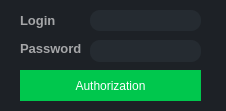
<?xml version="1.0" encoding="UTF-8"?>
<ui version="4.0">
 <class>MainWindow</class>
 <widget class="QMainWindow" name="MainWindow">
  <property name="geometry">
   <rect>
    <x>0</x>
    <y>0</y>
    <width>226</width>
    <height>111</height>
   </rect>
  </property>
  <property name="palette">
   <palette>
    <active>
     <colorrole role="WindowText">
      <brush brushstyle="SolidPattern">
       <color alpha="255">
        <red>0</red>
        <green>0</green>
        <blue>0</blue>
       </color>
      </brush>
     </colorrole>
     <colorrole role="Button">
      <brush brushstyle="SolidPattern">
       <color alpha="255">
        <red>255</red>
        <green>255</green>
        <blue>255</blue>
       </color>
      </brush>
     </colorrole>
     <colorrole role="Light">
      <brush brushstyle="SolidPattern">
       <color alpha="255">
        <red>255</red>
        <green>255</green>
        <blue>255</blue>
       </color>
      </brush>
     </colorrole>
     <colorrole role="Midlight">
      <brush brushstyle="SolidPattern">
       <color alpha="255">
        <red>255</red>
        <green>255</green>
        <blue>255</blue>
       </color>
      </brush>
     </colorrole>
     <colorrole role="Dark">
      <brush brushstyle="SolidPattern">
       <color alpha="255">
        <red>127</red>
        <green>127</green>
        <blue>127</blue>
       </color>
      </brush>
     </colorrole>
     <colorrole role="Mid">
      <brush brushstyle="SolidPattern">
       <color alpha="255">
        <red>170</red>
        <green>170</green>
        <blue>170</blue>
       </color>
      </brush>
     </colorrole>
     <colorrole role="Text">
      <brush brushstyle="SolidPattern">
       <color alpha="255">
        <red>0</red>
        <green>0</green>
        <blue>0</blue>
       </color>
      </brush>
     </colorrole>
     <colorrole role="BrightText">
      <brush brushstyle="SolidPattern">
       <color alpha="255">
        <red>255</red>
        <green>255</green>
        <blue>255</blue>
       </color>
      </brush>
     </colorrole>
     <colorrole role="ButtonText">
      <brush brushstyle="SolidPattern">
       <color alpha="255">
        <red>0</red>
        <green>0</green>
        <blue>0</blue>
       </color>
      </brush>
     </colorrole>
     <colorrole role="Base">
      <brush brushstyle="SolidPattern">
       <color alpha="255">
        <red>255</red>
        <green>255</green>
        <blue>255</blue>
       </color>
      </brush>
     </colorrole>
     <colorrole role="Window">
      <brush brushstyle="SolidPattern">
       <color alpha="255">
        <red>255</red>
        <green>255</green>
        <blue>255</blue>
       </color>
      </brush>
     </colorrole>
     <colorrole role="Shadow">
      <brush brushstyle="SolidPattern">
       <color alpha="255">
        <red>0</red>
        <green>0</green>
        <blue>0</blue>
       </color>
      </brush>
     </colorrole>
     <colorrole role="AlternateBase">
      <brush brushstyle="SolidPattern">
       <color alpha="255">
        <red>255</red>
        <green>255</green>
        <blue>255</blue>
       </color>
      </brush>
     </colorrole>
     <colorrole role="ToolTipBase">
      <brush brushstyle="SolidPattern">
       <color alpha="255">
        <red>255</red>
        <green>255</green>
        <blue>220</blue>
       </color>
      </brush>
     </colorrole>
     <colorrole role="ToolTipText">
      <brush brushstyle="SolidPattern">
       <color alpha="255">
        <red>0</red>
        <green>0</green>
        <blue>0</blue>
       </color>
      </brush>
     </colorrole>
    </active>
    <inactive>
     <colorrole role="WindowText">
      <brush brushstyle="SolidPattern">
       <color alpha="255">
        <red>0</red>
        <green>0</green>
        <blue>0</blue>
       </color>
      </brush>
     </colorrole>
     <colorrole role="Button">
      <brush brushstyle="SolidPattern">
       <color alpha="255">
        <red>255</red>
        <green>255</green>
        <blue>255</blue>
       </color>
      </brush>
     </colorrole>
     <colorrole role="Light">
      <brush brushstyle="SolidPattern">
       <color alpha="255">
        <red>255</red>
        <green>255</green>
        <blue>255</blue>
       </color>
      </brush>
     </colorrole>
     <colorrole role="Midlight">
      <brush brushstyle="SolidPattern">
       <color alpha="255">
        <red>255</red>
        <green>255</green>
        <blue>255</blue>
       </color>
      </brush>
     </colorrole>
     <colorrole role="Dark">
      <brush brushstyle="SolidPattern">
       <color alpha="255">
        <red>127</red>
        <green>127</green>
        <blue>127</blue>
       </color>
      </brush>
     </colorrole>
     <colorrole role="Mid">
      <brush brushstyle="SolidPattern">
       <color alpha="255">
        <red>170</red>
        <green>170</green>
        <blue>170</blue>
       </color>
      </brush>
     </colorrole>
     <colorrole role="Text">
      <brush brushstyle="SolidPattern">
       <color alpha="255">
        <red>0</red>
        <green>0</green>
        <blue>0</blue>
       </color>
      </brush>
     </colorrole>
     <colorrole role="BrightText">
      <brush brushstyle="SolidPattern">
       <color alpha="255">
        <red>255</red>
        <green>255</green>
        <blue>255</blue>
       </color>
      </brush>
     </colorrole>
     <colorrole role="ButtonText">
      <brush brushstyle="SolidPattern">
       <color alpha="255">
        <red>0</red>
        <green>0</green>
        <blue>0</blue>
       </color>
      </brush>
     </colorrole>
     <colorrole role="Base">
      <brush brushstyle="SolidPattern">
       <color alpha="255">
        <red>255</red>
        <green>255</green>
        <blue>255</blue>
       </color>
      </brush>
     </colorrole>
     <colorrole role="Window">
      <brush brushstyle="SolidPattern">
       <color alpha="255">
        <red>255</red>
        <green>255</green>
        <blue>255</blue>
       </color>
      </brush>
     </colorrole>
     <colorrole role="Shadow">
      <brush brushstyle="SolidPattern">
       <color alpha="255">
        <red>0</red>
        <green>0</green>
        <blue>0</blue>
       </color>
      </brush>
     </colorrole>
     <colorrole role="AlternateBase">
      <brush brushstyle="SolidPattern">
       <color alpha="255">
        <red>255</red>
        <green>255</green>
        <blue>255</blue>
       </color>
      </brush>
     </colorrole>
     <colorrole role="ToolTipBase">
      <brush brushstyle="SolidPattern">
       <color alpha="255">
        <red>255</red>
        <green>255</green>
        <blue>220</blue>
       </color>
      </brush>
     </colorrole>
     <colorrole role="ToolTipText">
      <brush brushstyle="SolidPattern">
       <color alpha="255">
        <red>0</red>
        <green>0</green>
        <blue>0</blue>
       </color>
      </brush>
     </colorrole>
    </inactive>
    <disabled>
     <colorrole role="WindowText">
      <brush brushstyle="SolidPattern">
       <color alpha="255">
        <red>127</red>
        <green>127</green>
        <blue>127</blue>
       </color>
      </brush>
     </colorrole>
     <colorrole role="Button">
      <brush brushstyle="SolidPattern">
       <color alpha="255">
        <red>255</red>
        <green>255</green>
        <blue>255</blue>
       </color>
      </brush>
     </colorrole>
     <colorrole role="Light">
      <brush brushstyle="SolidPattern">
       <color alpha="255">
        <red>255</red>
        <green>255</green>
        <blue>255</blue>
       </color>
      </brush>
     </colorrole>
     <colorrole role="Midlight">
      <brush brushstyle="SolidPattern">
       <color alpha="255">
        <red>255</red>
        <green>255</green>
        <blue>255</blue>
       </color>
      </brush>
     </colorrole>
     <colorrole role="Dark">
      <brush brushstyle="SolidPattern">
       <color alpha="255">
        <red>127</red>
        <green>127</green>
        <blue>127</blue>
       </color>
      </brush>
     </colorrole>
     <colorrole role="Mid">
      <brush brushstyle="SolidPattern">
       <color alpha="255">
        <red>170</red>
        <green>170</green>
        <blue>170</blue>
       </color>
      </brush>
     </colorrole>
     <colorrole role="Text">
      <brush brushstyle="SolidPattern">
       <color alpha="255">
        <red>127</red>
        <green>127</green>
        <blue>127</blue>
       </color>
      </brush>
     </colorrole>
     <colorrole role="BrightText">
      <brush brushstyle="SolidPattern">
       <color alpha="255">
        <red>255</red>
        <green>255</green>
        <blue>255</blue>
       </color>
      </brush>
     </colorrole>
     <colorrole role="ButtonText">
      <brush brushstyle="SolidPattern">
       <color alpha="255">
        <red>127</red>
        <green>127</green>
        <blue>127</blue>
       </color>
      </brush>
     </colorrole>
     <colorrole role="Base">
      <brush brushstyle="SolidPattern">
       <color alpha="255">
        <red>255</red>
        <green>255</green>
        <blue>255</blue>
       </color>
      </brush>
     </colorrole>
     <colorrole role="Window">
      <brush brushstyle="SolidPattern">
       <color alpha="255">
        <red>255</red>
        <green>255</green>
        <blue>255</blue>
       </color>
      </brush>
     </colorrole>
     <colorrole role="Shadow">
      <brush brushstyle="SolidPattern">
       <color alpha="255">
        <red>0</red>
        <green>0</green>
        <blue>0</blue>
       </color>
      </brush>
     </colorrole>
     <colorrole role="AlternateBase">
      <brush brushstyle="SolidPattern">
       <color alpha="255">
        <red>255</red>
        <green>255</green>
        <blue>255</blue>
       </color>
      </brush>
     </colorrole>
     <colorrole role="ToolTipBase">
      <brush brushstyle="SolidPattern">
       <color alpha="255">
        <red>255</red>
        <green>255</green>
        <blue>220</blue>
       </color>
      </brush>
     </colorrole>
     <colorrole role="ToolTipText">
      <brush brushstyle="SolidPattern">
       <color alpha="255">
        <red>0</red>
        <green>0</green>
        <blue>0</blue>
       </color>
      </brush>
     </colorrole>
    </disabled>
   </palette>
  </property>
  <property name="windowTitle">
   <string>Authorization</string>
  </property>
  <widget class="QWidget" name="centralWidget">
   <property name="styleSheet">
    <string notr="true">background-color:rgb(29,33,38);</string>
   </property>
   <widget class="QLabel" name="label">
    <property name="geometry">
     <rect>
      <x>20</x>
      <y>10</y>
      <width>41</width>
      <height>21</height>
     </rect>
    </property>
    <property name="font">
     <font>
      <pointsize>10</pointsize>
      <weight>75</weight>
      <bold>true</bold>
     </font>
    </property>
    <property name="styleSheet">
     <string notr="true">color:#a5a6a8;</string>
    </property>
    <property name="text">
     <string>Login</string>
    </property>
   </widget>
   <widget class="QLabel" name="label_2">
    <property name="geometry">
     <rect>
      <x>20</x>
      <y>40</y>
      <width>71</width>
      <height>16</height>
     </rect>
    </property>
    <property name="font">
     <font>
      <pointsize>10</pointsize>
      <weight>75</weight>
      <bold>true</bold>
     </font>
    </property>
    <property name="styleSheet">
     <string notr="true">color:#a5a6a8;</string>
    </property>
    <property name="text">
     <string>Password</string>
    </property>
   </widget>
   <widget class="QLineEdit" name="login">
    <property name="enabled">
     <bool>true</bool>
    </property>
    <property name="geometry">
     <rect>
      <x>90</x>
      <y>10</y>
      <width>111</width>
      <height>21</height>
     </rect>
    </property>
    <property name="styleSheet">
     <string notr="true">QLineEdit {
    border-radius: 10px;
	border-color: black;
    padding: 0 8px;
    background: rgb(37, 43, 49);
	color:rgb(255,255,255);
}</string>
    </property>
   </widget>
   <widget class="QLineEdit" name="pass">
    <property name="geometry">
     <rect>
      <x>90</x>
      <y>40</y>
      <width>111</width>
      <height>22</height>
     </rect>
    </property>
    <property name="styleSheet">
     <string notr="true">QLineEdit {
    border-radius: 10px;
	border-color: black;
    padding: 0 8px;
    background: rgb(37, 43, 49);
	color:rgb(255,255,255);
}</string>
    </property>
   </widget>
   <widget class="QPushButton" name="pushButton">
    <property name="geometry">
     <rect>
      <x>20</x>
      <y>70</y>
      <width>181</width>
      <height>31</height>
     </rect>
    </property>
    <property name="styleSheet">
     <string notr="true">QPushButton {
    border: 0px solid gray;
    border-radius: 20px;
    padding: 0 8px;
    background-color:rgb(0,199,77);
	color:#ffffff;
}</string>
    </property>
    <property name="text">
     <string>Authorization</string>
    </property>
   </widget>
  </widget>
 </widget>
 <layoutdefault spacing="6" margin="11"/>
 <resources/>
 <connections/>
</ui>
